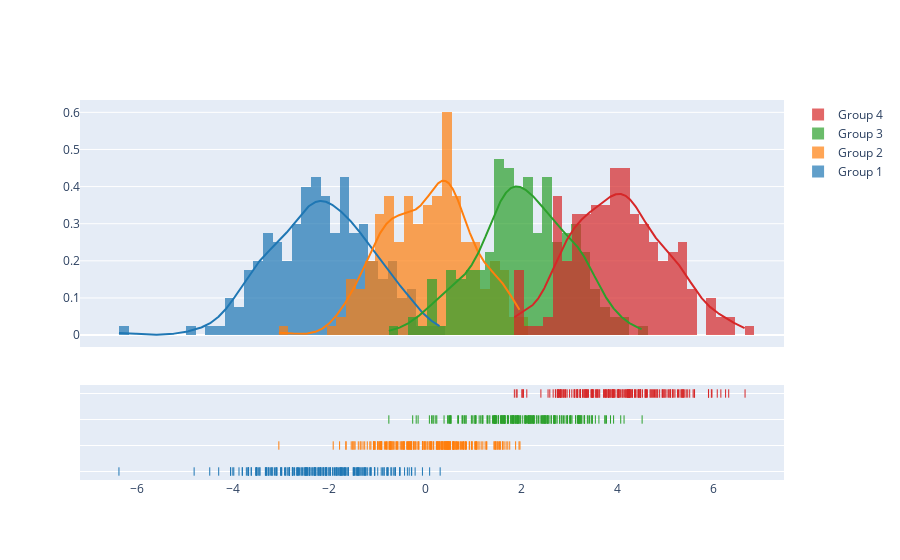

Here is the notebook cell this chart was saved with:
### Code cell
import plotly.figure_factory as ff

# Add histogram data
x1 = np.random.randn(200) - 2
x2 = np.random.randn(200)
x3 = np.random.randn(200) + 2
x4 = np.random.randn(200) + 4

# Group data together
hist_data = [x1, x2, x3, x4]

group_labels = ['Group 1', 'Group 2', 'Group 3', 'Group 4']

# Create distplot with custom bin_size
fig = ff.create_distplot(hist_data, group_labels, bin_size=.2)
fig.show()

### Figure 1 — Plotly figure (JSON) as saved in the notebook; plotly's stock layout.template omitted (floating-point values rounded to 4 significant figures; data arrays with more than 128 entries replaced by an {"elided": "..."} marker saying what was removed)
{"data": [{"autobinx": false, "histnorm": "probability density", "legendgroup": "Group 1", "marker": {"color": "rgb(31, 119, 180)"}, "name": "Group 1", "opacity": 0.7, "type": "histogram", "x": {"elided": "200 float values"}, "xaxis": "x", "xbins": {"end": 0.3089, "size": 0.2, "start": -6.385}, "yaxis": "y"}, {"autobinx": false, "histnorm": "probability density", "legendgroup": "Group 2", "marker": {"color": "rgb(255, 127, 14)"}, "name": "Group 2", "opacity": 0.7, "type": "histogram", "x": {"elided": "200 float values"}, "xaxis": "x", "xbins": {"end": 1.972, "size": 0.2, "start": -3.052}, "yaxis": "y"}, {"autobinx": false, "histnorm": "probability density", "legendgroup": "Group 3", "marker": {"color": "rgb(44, 160, 44)"}, "name": "Group 3", "opacity": 0.7, "type": "histogram", "x": {"elided": "200 float values"}, "xaxis": "x", "xbins": {"end": 4.517, "size": 0.2, "start": -0.7602}, "yaxis": "y"}, {"autobinx": false, "histnorm": "probability density", "legendgroup": "Group 4", "marker": {"color": "rgb(214, 39, 40)"}, "name": "Group 4", "opacity": 0.7, "type": "histogram", "x": {"elided": "200 float values"}, "xaxis": "x", "xbins": {"end": 6.662, "size": 0.2, "start": 1.855}, "yaxis": "y"}, {"legendgroup": "Group 1", "marker": {"color": "rgb(31, 119, 180)"}, "mode": "lines", "name": "Group 1", "showlegend": false, "type": "scatter", "x": {"elided": "500 float values"}, "xaxis": "x", "y": {"elided": "500 float values"}, "yaxis": "y"}, {"legendgroup": "Group 2", "marker": {"color": "rgb(255, 127, 14)"}, "mode": "lines", "name": "Group 2", "showlegend": false, "type": "scatter", "x": {"elided": "500 float values"}, "xaxis": "x", "y": {"elided": "500 float values"}, "yaxis": "y"}, {"legendgroup": "Group 3", "marker": {"color": "rgb(44, 160, 44)"}, "mode": "lines", "name": "Group 3", "showlegend": false, "type": "scatter", "x": {"elided": "500 float values"}, "xaxis": "x", "y": {"elided": "500 float values"}, "yaxis": "y"}, {"legendgroup": "Group 4", "marker": {"color": "rgb(214, 39, 40)"}, "mode": "lines", "name": "Group 4", "showlegend": false, "type": "scatter", "x": {"elided": "500 float values"}, "xaxis": "x", "y": {"elided": "500 float values"}, "yaxis": "y"}, {"legendgroup": "Group 1", "marker": {"color": "rgb(31, 119, 180)", "symbol": "line-ns-open"}, "mode": "markers", "name": "Group 1", "showlegend": false, "type": "scatter", "x": {"elided": "200 float values"}, "xaxis": "x", "y": {"elided": "200 str values"}, "yaxis": "y2"}, {"legendgroup": "Group 2", "marker": {"color": "rgb(255, 127, 14)", "symbol": "line-ns-open"}, "mode": "markers", "name": "Group 2", "showlegend": false, "type": "scatter", "x": {"elided": "200 float values"}, "xaxis": "x", "y": {"elided": "200 str values"}, "yaxis": "y2"}, {"legendgroup": "Group 3", "marker": {"color": "rgb(44, 160, 44)", "symbol": "line-ns-open"}, "mode": "markers", "name": "Group 3", "showlegend": false, "type": "scatter", "x": {"elided": "200 float values"}, "xaxis": "x", "y": {"elided": "200 str values"}, "yaxis": "y2"}, {"legendgroup": "Group 4", "marker": {"color": "rgb(214, 39, 40)", "symbol": "line-ns-open"}, "mode": "markers", "name": "Group 4", "showlegend": false, "type": "scatter", "x": {"elided": "200 float values"}, "xaxis": "x", "y": {"elided": "200 str values"}, "yaxis": "y2"}], "layout": {"barmode": "overlay", "hovermode": "closest", "legend": {"traceorder": "reversed"}, "xaxis": {"anchor": "y2", "domain": [0.0, 1.0], "zeroline": false}, "yaxis": {"anchor": "free", "domain": [0.35, 1], "position": 0.0}, "yaxis2": {"anchor": "x", "domain": [0, 0.25], "dtick": 1, "showticklabels": false}}}
